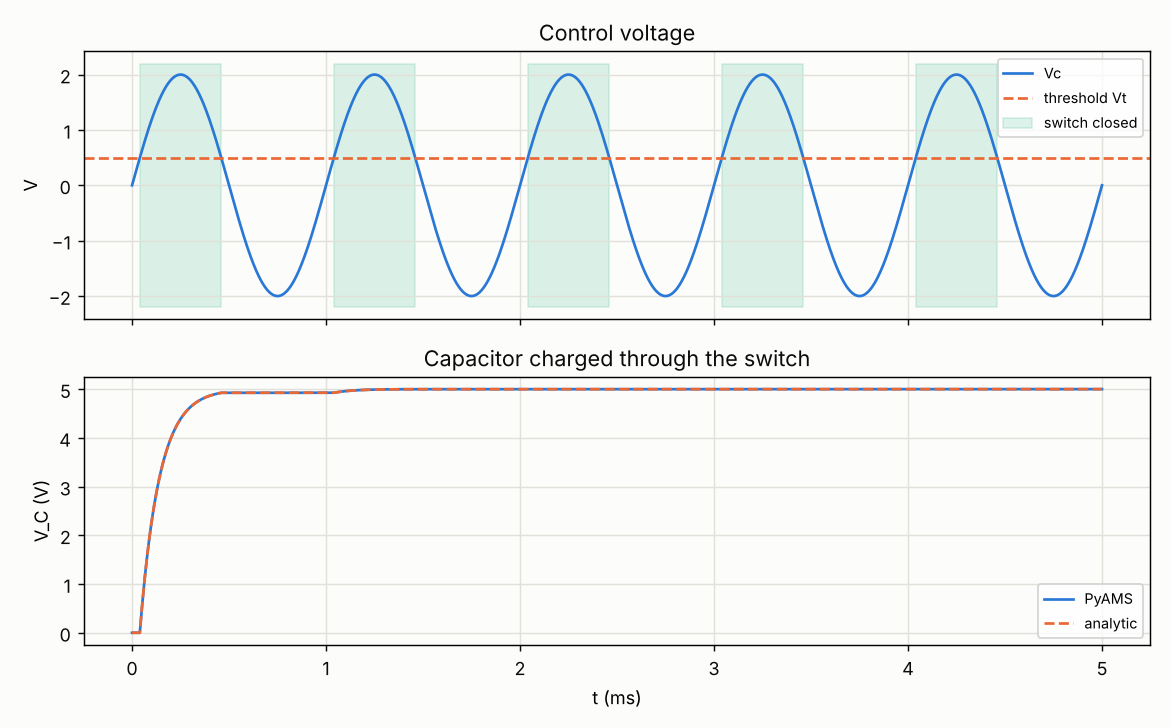

Reproduce this figure in Python.
#-------------------------------------------------------------------------------
# Name:        switch_example
# Updated:     12/11/2026
# Licence:     free  "MIT  "
#-------------------------------------------------------------------------------
# IdealSwitch: a 0 V source between p and n while Vc > Vt, removed (I = 0) otherwise.
# A 1 kHz sine Vc (amplitude 2 V, threshold Vt = 0.5 V) closes the switch while it is above
# 0.5 V.  Through the switch a 5 V source charges C = 1 uF via R = 100 ohm:
# (uic=True: the capacitor starts discharged)
# during each closed interval  V_C(t) rises exponentially towards 5 V (tau = R C),
# during the open intervals it holds its value.  Compared with the analytic solution.
import numpy as np
import matplotlib
matplotlib.use("Agg")
import matplotlib.pyplot as plt
from pyams.lib import circuit
from pyams.models import SinVoltage, DCVoltage, IdealSwitch, Resistor, Capacitor

Vt, R, C, Vs, f = 0.5, 100.0, 1e-6, 5.0, 1e3
ctrl = SinVoltage("vc", "0"); ctrl.setParams("Voff=0 Va=2 Fr=1k")
src = DCVoltage("vs", "0"); src.setParams("Vdc=5")
sw = IdealSwitch("vs", "a", "vc", "0"); sw.setParams("Vt=0.5 Vw=1m")
r = Resistor("a", "b"); r.setParams("R=100")
cap = Capacitor("b", "0"); cap.setParams("C=1u")

ckt = circuit()
ckt.addElements({"VC": ctrl, "VS": src, "SW": sw, "R1": r, "C1": cap})
ckt.setOutPuts("vc", "b")
ckt.analysis(mode="tran", start=0, stop=5e-3, step=2e-6, adaptive=True, order=2,
             max_step=5e-6, lte=1e-4, uic=True)
res = ckt.run()
t = np.array(res["time"]); vc = np.array(res["vc"]); vb = np.array(res["b"])

# analytic: closed while sin(2 pi f t) > Vt/Va, i.e. inside [t1, t2] of every period
Va = 2.0
a1 = np.arcsin(Vt / Va) / (2 * np.pi * f)
a2 = 0.5 / f - a1
tau = R * C
v_an = np.zeros_like(t); v = 0.0; tc = 0.0
for k, tk in enumerate(t):
    if k:
        dt = tk - t[k - 1]
        tm = 0.5 * (tk + t[k - 1]) % (1 / f)
        if a1 <= tm <= a2:                       # closed: exact exponential step
            v = Vs + (v - Vs) * np.exp(-dt / tau)
    v_an[k] = v
err = np.max(np.abs(vb - v_an))
closed = vc > Vt
print("switch closed during %.1f %% of the time (analytic: %.1f %%)" %
      (100 * np.mean(closed), 100 * (a2 - a1) * f))
print("capacitor voltage after 5 periods: %.4f V (analytic %.4f V), max |error| = %.4f V" %
      (vb[-1], v_an[-1], err))
# held value while open: change of Vb during the first open interval (leak through Roff)
i0 = np.searchsorted(t, 0.5 / f + 0.05e-3); i1 = np.searchsorted(t, 0.9 / f)
print("droop while open (ideal: no leakage): %.2e V in %.0f us" % (vb[i0] - vb[i1], 1e6 * (t[i1] - t[i0])))

ink, grid, surf = '#0b0b0b', '#e1e0d9', '#fcfcfb'
fig, ax = plt.subplots(2, 1, figsize=(9, 5.6), sharex=True, facecolor=surf)
for a in ax:
    a.set_facecolor(surf); a.grid(color=grid); a.tick_params(colors=ink)
ax[0].plot(t * 1e3, vc, color='#2a78d6', label="Vc"); ax[0].axhline(Vt, color='#eb6834', ls='--', label="threshold Vt")
ax[0].fill_between(t * 1e3, -2.2, 2.2, where=closed, color='#1baf7a', alpha=.15, label="switch closed")
ax[0].set_ylabel("V"); ax[0].legend(loc="upper right", fontsize=8); ax[0].set_title("Control voltage", color=ink)
ax[1].plot(t * 1e3, vb, color='#2a78d6', label="PyAMS"); ax[1].plot(t * 1e3, v_an, color='#eb6834', ls='--', label="analytic")
ax[1].set_ylabel("V_C (V)"); ax[1].set_xlabel("t (ms)"); ax[1].legend(fontsize=8); ax[1].set_title("Capacitor charged through the switch", color=ink)
fig.tight_layout(); fig.savefig("ideal_switch_example.png", dpi=130, facecolor=surf)
